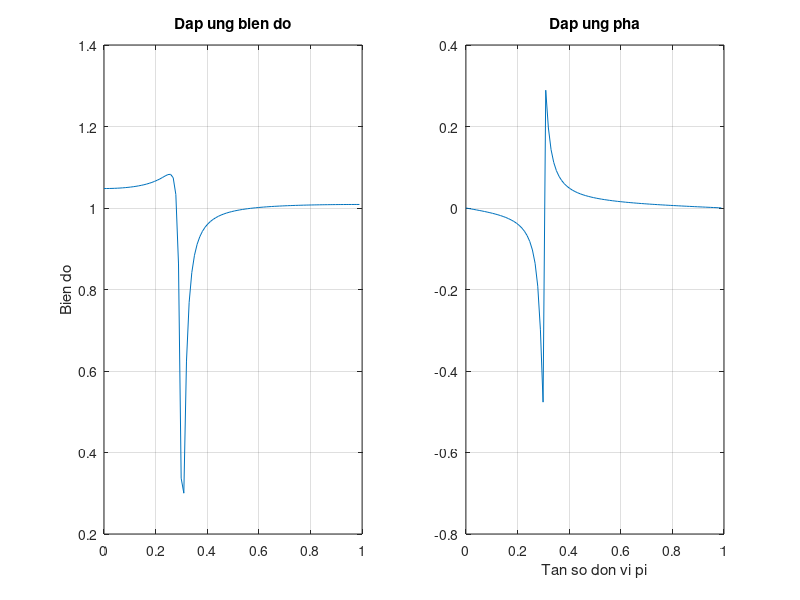

The MATLAB script that drew this image:
clc;
clf;
b=[0.9720,-1.12200697,0.969798];
a=[1,-1.1275,0.9099];
[H,w]=freqz(b,a,97);
magH=abs(H); phaH=angle(H);
subplot(1,2,1); plot(w/pi,magH); grid; ylabel('Bien do');
title('Dap ung bien do');
subplot(1,2,2); plot(w/pi,phaH/pi); grid; xlabel('Tan so don vi pi');
title('Dap ung pha');

